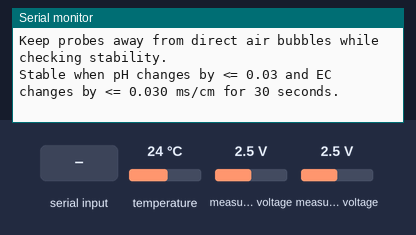
This sketch was run on a simulated ESP32. Shown: the last lines printed to the serial monitor. Inputs (shaded band) come from the test bench; at power-on: temperature 24 °C, measured voltage 2.5 V. EEPROM starts erased.

Above: at 2.2 s.
2.3 s: "enterph\n" received over Serial
At 3.9 s:
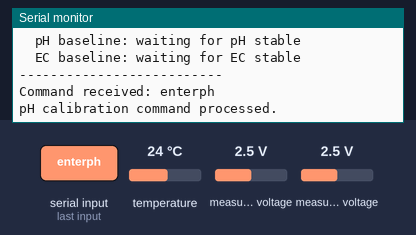
5.0 s: "calph\n" received over Serial
At 6.2 s:
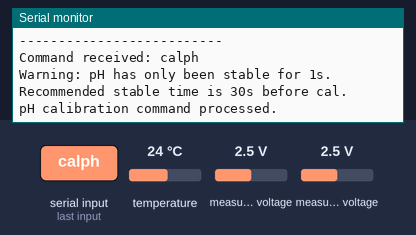
6.6 s: "exitph\n" received over Serial
At 7.3 s:
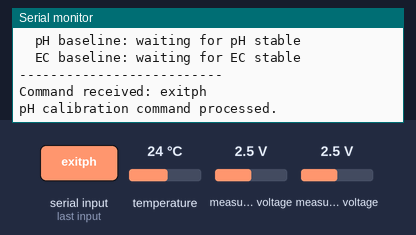
8.2 s: "enterec\n" received over Serial
At 9.4 s:
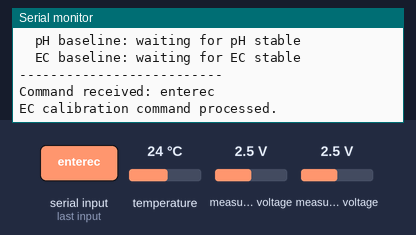
9.7 s: "calec\n" received over Serial
At 10.5 s:
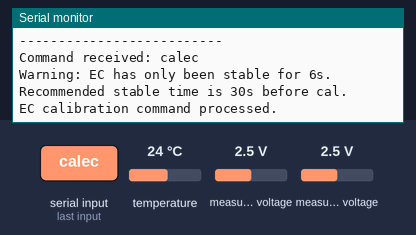
11.3 s: "exitec\n" received over Serial
At 12.6 s:
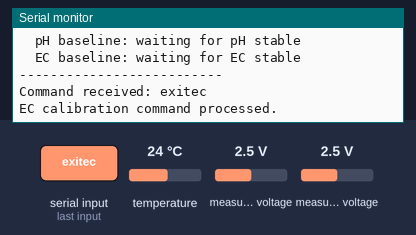

Measured:
- after the input at 2.3 s, the serial monitor: prints a new line after 1.3 s (image 1)
- after the input at 5.0 s, the serial monitor: prints a new line after 0.16 s (image 2)
- after the input at 6.6 s, the serial monitor: prints a new line after 0.13 s (image 3)
- after the input at 8.2 s, the serial monitor: prints a new line after 0.09 s (image 4)
- after the input at 9.7 s, the serial monitor: prints a new line after 0.15 s (image 5)
- after the input at 11.3 s, the serial monitor: prints a new line after 0.12 s (image 6)

The sketch:

dfrobot_gravity_ph_ec_sensor_test.ino
```cpp
#include <Wire.h>
#include <Adafruit_ADS1X15.h>
#include <DallasTemperature.h>
#include "DFRobot_EC.h"
#include "DFRobot_PH.h"
#include <EEPROM.h>
#include <OneWire.h>
#include <string.h>

/*
  DFRobot Gravity pH + EC calibration and test sketch
  pH source guide: https://wiki.dfrobot.com/sen0161-v2/docs/20941
  EC source guide: https://wiki.dfrobot.com/dfr0300/docs/20349
  Analog isolator guide: https://wiki.dfrobot.com/dfr0504/docs/19034

  Wiring:
    pH board +       -> pH analog isolator SEN +
    pH board -       -> pH analog isolator SEN -
    pH board A       -> pH analog isolator SEN A
    pH isolator MCU + -> 5V
    pH isolator MCU - -> system GND
    pH isolator MCU A -> voltage divider -> ADS1115 A0

    EC board +       -> EC analog isolator SEN +
    EC board -       -> EC analog isolator SEN -
    EC board A       -> EC analog isolator SEN A
    EC isolator MCU + -> 5V
    EC isolator MCU - -> system GND
    EC isolator MCU A -> voltage divider -> ADS1115 A1

    ADS1115 SDA      -> ESP32 GPIO21
    ADS1115 SCL      -> ESP32 GPIO22
    ADS1115 VDD      -> ESP32 3.3V
    DS18B20 data     -> ESP32 GPIO27 with 4.7k pull-up to 3.3V
    DS18B20 VDD      -> ESP32 3.3V
    DS18B20 GND      -> system GND

  Do not connect either isolator SEN-side GND to MCU/system GND; that defeats
  the isolation.

  Each isolator MCU-side output can reach 5V. Since the ADS1115 is powered from
  3.3V, do not connect either isolator analog output directly to the ADS1115.

  Recommended divider for each isolator:
    Isolator MCU A -> 10k resistor -> 4.7k resistor -> ADS1115 analog input
    ADS1115 input  -> 20k resistor -> GND

  This scales 5V down to about 2.88V. The code multiplies each ADS reading back
  up before giving it to the DFRobot pH or EC library.

  Serial Monitor:
    Baud rate: 115200
    Line ending: Both NL & CR

  pH calibration:
    1. Put the pH probe in pH 7.0 buffer and wait for stable pH.
    2. Send: enterph
    3. Send: calph
    4. Send: exitph
    5. Rinse/blot, then repeat with pH 4.0 buffer.

  EC calibration:
    1. Put the EC probe in 1413us/cm buffer and wait for stable EC.
    2. Send: enterec
    3. Send: calec
    4. Send: exitec
    5. Rinse/blot, then repeat with 12.88ms/cm buffer.
*/

const uint8_t ADS_ADDRESS = 0x48;
const uint8_t PH_CHANNEL = 0;               // ADS1115 A0
const uint8_t EC_CHANNEL = 1;               // ADS1115 A1
const uint8_t TEMP_SENSOR_PIN = 27;         // DS18B20 data pin
const uint8_t SAMPLE_COUNT = 20;
const unsigned long READ_INTERVAL_MS = 1000;
const unsigned long STABLE_REQUIRED_MS = 30000;
const float ADS_MV_PER_BIT = 0.125;         // GAIN_ONE: +/-4.096V range
const float PH_DIVIDER_MULTIPLIER = 1.735;  // (10k + 4.7k + 20k) / 20k
const float EC_DIVIDER_MULTIPLIER = 1.735;  // (10k + 4.7k + 20k) / 20k
const float PH_STABLE_DELTA = 0.03;
const float EC_STABLE_DELTA = 0.03;         // ms/cm
const float PH_FILTER_ALPHA = 0.20;         // Lower is smoother, higher reacts faster.
const float EC_FILTER_ALPHA = 0.20;
const uint8_t UNSTABLE_RESET_COUNT = 5;
const uint8_t COMMAND_BUFFER_SIZE = 24;
const bool MULTILINE_LOGS = true;
const unsigned long START_READING_WINDOW_MS = 300000;  // 5-minute baseline drift window.
const float PH_START_DRIFT_DELTA = 0.08;
const float EC_START_DRIFT_DELTA = 0.03;    // ms/cm

Adafruit_ADS1115 ads;
DFRobot_PH ph;
DFRobot_EC ec;
OneWire oneWire(TEMP_SENSOR_PIN);
DallasTemperature tempSensors(&oneWire);

struct StabilityState {
    float referenceValue;
    unsigned long startedAt;
    bool reported;
    bool initialized;
    uint8_t unstableReadingCount;
};

struct StartWindow {
    float referenceValue;
    unsigned long startedAt;
    bool initialized;
    const char* resetReason;
    float lastResetDrift;
    uint8_t driftOutOfRangeCount;
};

float phVoltage, ecVoltage, phValue, ecValue, temperature = 25.0;
float filteredPhValue = NAN;
float filteredEcValue = NAN;
StabilityState phStability = {NAN, 0, false, false, 0};
StabilityState ecStability = {NAN, 0, false, false, 0};
bool hasSensorReading = false;
unsigned long sampleNumber = 0;
StartWindow phStartWindow = {NAN, 0, false, "initializing", 0.0, 0};
StartWindow ecStartWindow = {NAN, 0, false, "initializing", 0.0, 0};

float readAverageAdsMilliVolts(uint8_t channel, float multiplier = 1.0);
float filterReading(float previousValue, float currentValue, float alpha);
float readTemperature();
bool readSerialCommand(char* command, size_t commandSize);
bool isPHCommand(const char* command);
bool isECCommand(const char* command);
bool isCalibrationCommand(const char* command);
bool isStable(const StabilityState& state);
void updateStartWindow(StartWindow& window, float value, bool stable, float driftDelta, const char* stableResetReason, const char* driftResetReason);
void resetStartWindow(StartWindow& window, const char* reason, float lastResetDrift);
void printCalibrationWarning(const char* sensorName, const StabilityState& state);
void printSensorReport(int16_t rawPh, int16_t rawEc);
void printStartCandidateStatus(bool multiline);
void updateStability(StabilityState& state, float currentValue, float stableDelta);
void printStability(bool multiline);

float readAverageAdsMilliVolts(uint8_t channel, float multiplier)
{
    float sum = 0.0;

    for (int i = 0; i < SAMPLE_COUNT; i++) {
        int16_t raw = ads.readADC_SingleEnded(channel);
        sum += raw * ADS_MV_PER_BIT * multiplier;
        delay(10);
    }

    return sum / (float)SAMPLE_COUNT;
}

float filterReading(float previousValue, float currentValue, float alpha)
{
    if (isnan(previousValue)) {
        return currentValue;
    }

    return previousValue + alpha * (currentValue - previousValue);
}

void setup()
{
    Serial.begin(115200);
    delay(1000);

    Wire.begin(21, 22);  // SDA = GPIO21, SCL = GPIO22

    if (!ads.begin(ADS_ADDRESS)) {
        Serial.println("ADS1115 not detected. Check wiring.");
        while (true) {
            delay(1000);
        }
    }

    ads.setGain(GAIN_ONE);
    tempSensors.begin();

    EEPROM.begin(32);
    ph.begin();
    ec.begin();

    Serial.println("DFRobot Gravity pH + EC calibration/test via ADS1115");
    Serial.println("pH: ADS1115 A0, EC: ADS1115 A1, DS18B20: GPIO27");
    Serial.println("Commands: enterph, calph, exitph, enterec, calec, exitec");
    Serial.println("Use pH 7.0/4.0 buffers for pH calibration and EC standards for EC calibration.");
    Serial.println("Keep probes away from direct air bubbles while checking stability.");
    Serial.print("Stable when pH changes by <= ");
    Serial.print(PH_STABLE_DELTA, 2);
    Serial.print(" and EC changes by <= ");
    Serial.print(EC_STABLE_DELTA, 3);
    Serial.print(" ms/cm for ");
    Serial.print(STABLE_REQUIRED_MS / 1000);
    Serial.println(" seconds.");
}

void loop()
{
    static unsigned long timepoint = millis();

    if (millis() - timepoint > READ_INTERVAL_MS) {
        timepoint = millis();

        temperature = readTemperature();

        int16_t rawPh = ads.readADC_SingleEnded(PH_CHANNEL);
        int16_t rawEc = ads.readADC_SingleEnded(EC_CHANNEL);
        phVoltage = readAverageAdsMilliVolts(PH_CHANNEL, PH_DIVIDER_MULTIPLIER);
        ecVoltage = readAverageAdsMilliVolts(EC_CHANNEL, EC_DIVIDER_MULTIPLIER);
        phValue = ph.readPH(phVoltage, temperature);
        ecValue = ec.readEC(ecVoltage, temperature);
        filteredPhValue = filterReading(filteredPhValue, phValue, PH_FILTER_ALPHA);
        filteredEcValue = filterReading(filteredEcValue, ecValue, EC_FILTER_ALPHA);
        hasSensorReading = true;
        sampleNumber++;

        updateStability(phStability, filteredPhValue, PH_STABLE_DELTA);
        updateStability(ecStability, filteredEcValue, EC_STABLE_DELTA);
        updateStartWindow(phStartWindow, filteredPhValue, isStable(phStability), PH_START_DRIFT_DELTA, "pH stable became no", "pH drift exceeded limit");
        updateStartWindow(ecStartWindow, filteredEcValue, isStable(ecStability), EC_START_DRIFT_DELTA, "EC stable became no", "EC drift exceeded limit");

        printSensorReport(rawPh, rawEc);
    }

    char command[COMMAND_BUFFER_SIZE];
    if (readSerialCommand(command, sizeof(command))) {
        if (!hasSensorReading) {
            Serial.println("Waiting for first pH/EC reading before calibration command.");
            return;
        }

        Serial.print("Command received: ");
        Serial.println(command);

        if (isPHCommand(command)) {
            if (isCalibrationCommand(command) && !isStable(phStability)) {
                printCalibrationWarning("pH", phStability);
            }
            ph.calibration(phVoltage, temperature, command);
            Serial.println("pH calibration command processed.");
            return;
        }

        if (isECCommand(command)) {
            if (isCalibrationCommand(command) && !isStable(ecStability)) {
                printCalibrationWarning("EC", ecStability);
            }
            ec.calibration(ecVoltage, temperature, command);
            Serial.println("EC calibration command processed.");
            return;
        }

        Serial.println("Unknown command. Use enterph, calph, exitph, enterec, calec, or exitec.");
    }
}

bool readSerialCommand(char* command, size_t commandSize)
{
    if (!Serial.available()) {
        return false;
    }

    size_t index = 0;
    while (Serial.available() && index < commandSize - 1) {
        char received = (char)Serial.read();
        if (received == '\r' || received == '\n') {
            if (index > 0) {
                break;
            }
            continue;
        }
        command[index++] = received;
        delay(2);
    }
    command[index] = '\0';

    return index > 0;
}

bool isPHCommand(const char* command)
{
    return strcmp(command, "enterph") == 0
        || strcmp(command, "calph") == 0
        || strcmp(command, "exitph") == 0;
}

bool isECCommand(const char* command)
{
    return strcmp(command, "enterec") == 0
        || strcmp(command, "calec") == 0
        || strcmp(command, "exitec") == 0;
}

bool isCalibrationCommand(const char* command)
{
    return strcmp(command, "calph") == 0 || strcmp(command, "calec") == 0;
}

bool isStable(const StabilityState& state)
{
    return state.initialized && millis() - state.startedAt >= STABLE_REQUIRED_MS;
}

void printCalibrationWarning(const char* sensorName, const StabilityState& state)
{
    Serial.print("Warning: ");
    Serial.print(sensorName);
    Serial.print(" has only been stable for ");
    Serial.print((millis() - state.startedAt) / 1000);
    Serial.print("s. Recommended stable time is ");
    Serial.print(STABLE_REQUIRED_MS / 1000);
    Serial.println("s before cal.");
}

void printSensorReport(int16_t rawPh, int16_t rawEc)
{
    if (!MULTILINE_LOGS) {
        Serial.print("Sample:");
        Serial.print(sampleNumber);
        Serial.print(" RawPH:");
        Serial.print(rawPh);
        Serial.print(" pHVoltage:");
        Serial.print(phVoltage, 2);
        Serial.print("mV RawEC:");
        Serial.print(rawEc);
        Serial.print(" ECVoltage:");
        Serial.print(ecVoltage, 2);
        Serial.print("mV Temperature:");
        Serial.print(temperature, 1);
        Serial.print("C pH:");
        Serial.print(phValue, 2);
        Serial.print(" FilteredPH:");
        Serial.print(filteredPhValue, 2);
        Serial.print(" EC:");
        Serial.print(ecValue, 3);
        Serial.print("ms/cm FilteredEC:");
        Serial.print(filteredEcValue, 3);
        Serial.print("ms/cm");
        printStability(false);
        printStartCandidateStatus(false);
        return;
    }

    Serial.println();
    Serial.println("----- pH + EC sample -----");
    Serial.print("Sample: ");
    Serial.print(sampleNumber);
    Serial.print("  Uptime: ");
    Serial.print(millis() / 1000);
    Serial.println("s");

    Serial.print("Temperature: ");
    Serial.print(temperature, 1);
    Serial.println(" C");

    Serial.print("pH raw ADS: ");
    Serial.print(rawPh);
    Serial.print("  voltage: ");
    Serial.print(phVoltage, 2);
    Serial.println(" mV");
    Serial.print("pH: ");
    Serial.print(phValue, 2);
    Serial.print("  filtered: ");
    Serial.println(filteredPhValue, 2);

    Serial.print("EC raw ADS: ");
    Serial.print(rawEc);
    Serial.print("  voltage: ");
    Serial.print(ecVoltage, 2);
    Serial.println(" mV");
    Serial.print("EC: ");
    Serial.print(ecValue, 3);
    Serial.print(" ms/cm  filtered: ");
    Serial.print(filteredEcValue, 3);
    Serial.println(" ms/cm");

    printStability(true);
    printStartCandidateStatus(true);
    Serial.println("--------------------------");
}

void updateStartWindow(StartWindow& window, float value, bool stable, float driftDelta, const char* stableResetReason, const char* driftResetReason)
{
    if (!stable) {
        resetStartWindow(window, stableResetReason, 0.0);
        return;
    }

    if (!window.initialized) {
        window.referenceValue = value;
        window.startedAt = millis();
        window.initialized = true;
        window.resetReason = "baseline started";
        window.lastResetDrift = 0.0;
        window.driftOutOfRangeCount = 0;
        return;
    }

    float drift = value - window.referenceValue;
    if (abs(drift) > driftDelta) {
        window.driftOutOfRangeCount++;

        if (window.driftOutOfRangeCount >= UNSTABLE_RESET_COUNT) {
            window.referenceValue = value;
            window.startedAt = millis();
            window.resetReason = driftResetReason;
            window.lastResetDrift = drift;
            window.driftOutOfRangeCount = 0;
        }
    } else {
        window.driftOutOfRangeCount = 0;
    }
}

void resetStartWindow(StartWindow& window, const char* reason, float lastResetDrift)
{
    window.referenceValue = NAN;
    window.startedAt = 0;
    window.initialized = false;
    window.resetReason = reason;
    window.lastResetDrift = lastResetDrift;
    window.driftOutOfRangeCount = 0;
}

void printStartCandidateStatus(bool multiline)
{
    unsigned long phWindowSeconds = 0;
    unsigned long ecWindowSeconds = 0;
    float phDrift = 0.0;
    float ecDrift = 0.0;
    bool pHStable = isStable(phStability);
    bool ecStable = isStable(ecStability);
    bool phHasFullWindow = false;
    bool ecHasFullWindow = false;
    bool logStartValues = false;

    if (phStartWindow.initialized) {
        phWindowSeconds = (millis() - phStartWindow.startedAt) / 1000;
        phDrift = filteredPhValue - phStartWindow.referenceValue;
        phHasFullWindow = millis() - phStartWindow.startedAt >= START_READING_WINDOW_MS;
    }

    if (ecStartWindow.initialized) {
        ecWindowSeconds = (millis() - ecStartWindow.startedAt) / 1000;
        ecDrift = filteredEcValue - ecStartWindow.referenceValue;
        ecHasFullWindow = millis() - ecStartWindow.startedAt >= START_READING_WINDOW_MS;
    }

    logStartValues = pHStable
        && ecStable
        && phHasFullWindow
        && ecHasFullWindow
        && abs(phDrift) <= PH_START_DRIFT_DELTA
        && abs(ecDrift) <= EC_START_DRIFT_DELTA;

    if (!multiline) {
        Serial.print(" RecordStart:");
        Serial.print(logStartValues ? "YES" : "NO");
        Serial.print(" pH:");
        Serial.print(filteredPhValue, 2);
        Serial.print(" EC:");
        Serial.print(filteredEcValue, 3);
        Serial.println();
        return;
    }

    if (logStartValues) {
        Serial.println("Record start now: YES");
        Serial.print("  Start pH: ");
        Serial.println(filteredPhValue, 2);
        Serial.print("  Start EC: ");
        Serial.println(filteredEcValue, 3);
        Serial.print("  Temp: ");
        Serial.print(temperature, 1);
        Serial.println(" C");
        return;
    }

    Serial.println("Record start now: NO");

    Serial.print("  pH baseline: ");
    if (!pHStable) {
        Serial.println("waiting for pH stable");
    } else if (!phHasFullWindow) {
        Serial.print(phWindowSeconds);
        Serial.print("s / ");
        Serial.print(START_READING_WINDOW_MS / 1000);
        Serial.print("s, last reset: ");
        Serial.print(phStartWindow.resetReason);
        if (phStartWindow.lastResetDrift != 0.0) {
            Serial.print(" ");
            Serial.print(phStartWindow.lastResetDrift, 2);
        }
        if (phStartWindow.driftOutOfRangeCount > 0) {
            Serial.print(", drift count ");
            Serial.print(phStartWindow.driftOutOfRangeCount);
            Serial.print("/");
            Serial.print(UNSTABLE_RESET_COUNT);
        }
        Serial.println();
    } else if (abs(phDrift) > PH_START_DRIFT_DELTA) {
        Serial.print("drifting ");
        Serial.println(phDrift, 2);
    } else {
        Serial.print("ready, current pH ");
        Serial.println(filteredPhValue, 2);
    }

    Serial.print("  EC baseline: ");
    if (!ecStable) {
        Serial.println("waiting for EC stable");
    } else if (!ecHasFullWindow) {
        Serial.print(ecWindowSeconds);
        Serial.print("s / ");
        Serial.print(START_READING_WINDOW_MS / 1000);
        Serial.print("s, last reset: ");
        Serial.print(ecStartWindow.resetReason);
        if (ecStartWindow.lastResetDrift != 0.0) {
            Serial.print(" ");
            Serial.print(ecStartWindow.lastResetDrift, 3);
        }
        if (ecStartWindow.driftOutOfRangeCount > 0) {
            Serial.print(", drift count ");
            Serial.print(ecStartWindow.driftOutOfRangeCount);
            Serial.print("/");
            Serial.print(UNSTABLE_RESET_COUNT);
        }
        Serial.println();
    } else if (abs(ecDrift) > EC_START_DRIFT_DELTA) {
        Serial.print("drifting ");
        Serial.println(ecDrift, 3);
    } else {
        Serial.print("ready, current EC ");
        Serial.println(filteredEcValue, 3);
    }
}

void updateStability(StabilityState& state, float currentValue, float stableDelta)
{
    unsigned long now = millis();

    if (!state.initialized) {
        state.referenceValue = currentValue;
        state.startedAt = now;
        state.reported = false;
        state.initialized = true;
        state.unstableReadingCount = 0;
        return;
    }

    if (abs(currentValue - state.referenceValue) > stableDelta) {
        state.unstableReadingCount++;

        if (state.unstableReadingCount >= UNSTABLE_RESET_COUNT) {
            state.referenceValue = currentValue;
            state.startedAt = now;
            state.reported = false;
            state.unstableReadingCount = 0;
        }
    } else {
        state.unstableReadingCount = 0;
    }
}

void printStability(bool multiline)
{
    unsigned long phStableForMs = millis() - phStability.startedAt;
    unsigned long ecStableForMs = millis() - ecStability.startedAt;
    bool phStable = phStability.initialized && phStableForMs >= STABLE_REQUIRED_MS;
    bool ecStable = ecStability.initialized && ecStableForMs >= STABLE_REQUIRED_MS;

    if (multiline) {
        Serial.println("Stability:");
        Serial.print("  pH stable: ");
        Serial.print(phStable ? "yes" : "no");
        Serial.print("  for: ");
        Serial.print(phStableForMs / 1000);
        Serial.print("s  out-of-range count: ");
        Serial.println(phStability.unstableReadingCount);
        Serial.print("  EC stable: ");
        Serial.print(ecStable ? "yes" : "no");
        Serial.print("  for: ");
        Serial.print(ecStableForMs / 1000);
        Serial.print("s  out-of-range count: ");
        Serial.println(ecStability.unstableReadingCount);
    } else {
        Serial.print(" pHStable:");
        Serial.print(phStable ? "yes" : "no");
        Serial.print(" pHStableFor:");
        Serial.print(phStableForMs / 1000);
        Serial.print("s pHOutOfRangeCount:");
        Serial.print(phStability.unstableReadingCount);
        Serial.print(" ECStable:");
        Serial.print(ecStable ? "yes" : "no");
        Serial.print(" ECStableFor:");
        Serial.print(ecStableForMs / 1000);
        Serial.print("s ECOutOfRangeCount:");
        Serial.print(ecStability.unstableReadingCount);
    }

    if (phStable && ecStable && (!phStability.reported || !ecStability.reported)) {
        Serial.print(multiline ? "Both stable: yes" : " BothStable:yes");
        phStability.reported = true;
        ecStability.reported = true;
    }

    Serial.println();
}

float readTemperature()
{
    tempSensors.requestTemperatures();

    float temperatureC = tempSensors.getTempCByIndex(0);

    if (temperatureC == DEVICE_DISCONNECTED_C) {
        Serial.println("DS18B20 not detected. Falling back to 25.0C.");
        return 25.0;
    }

    return temperatureC;
}
```
